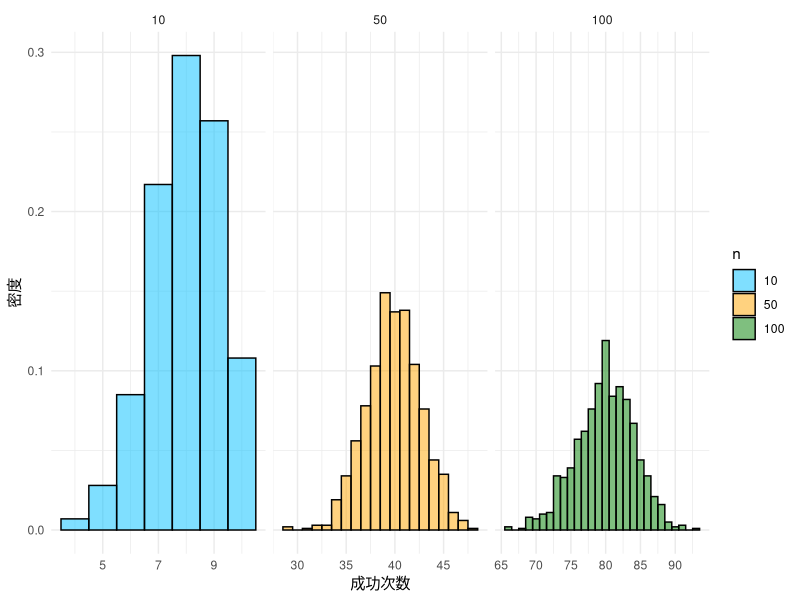
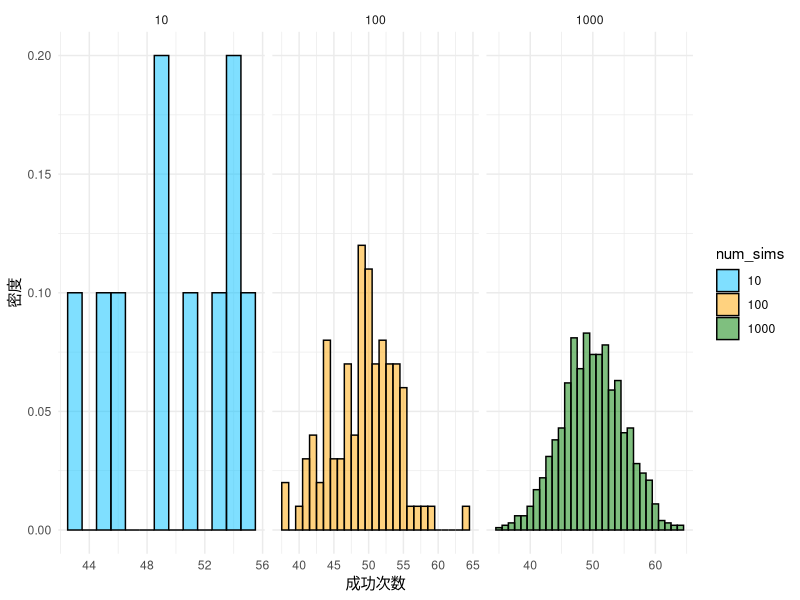
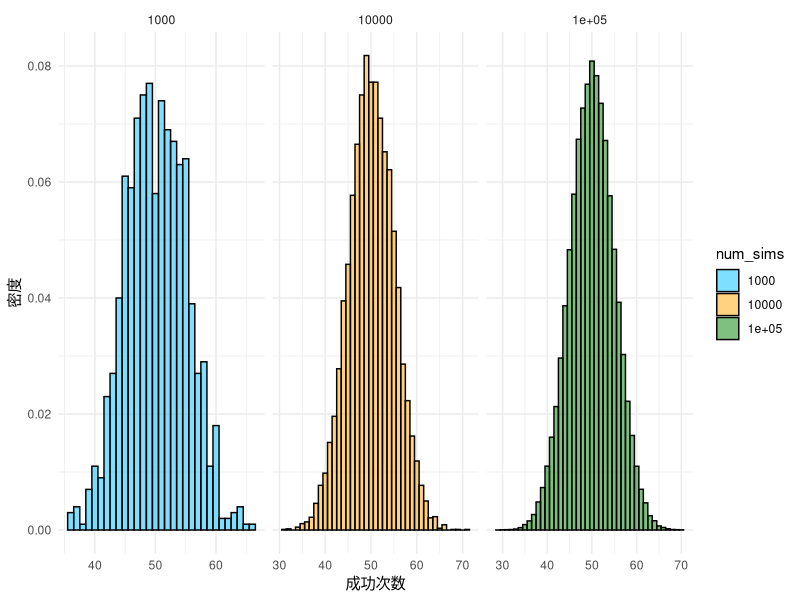
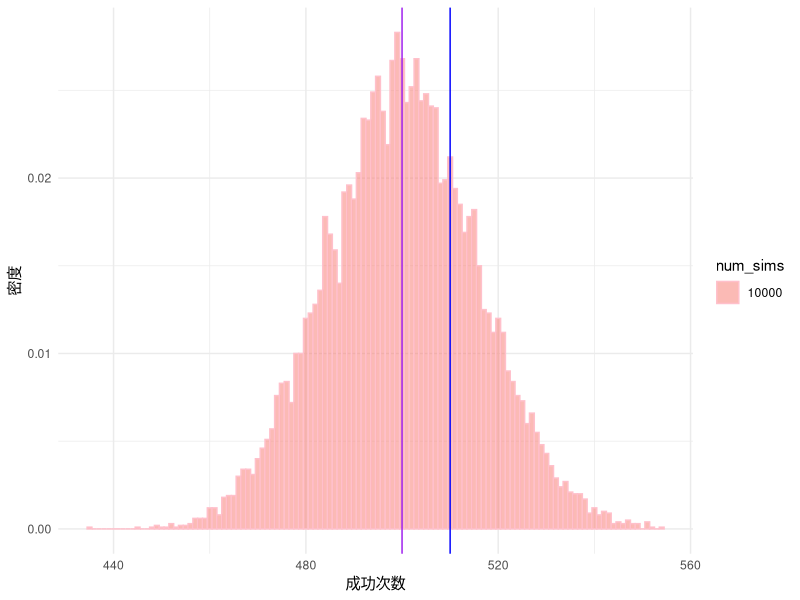
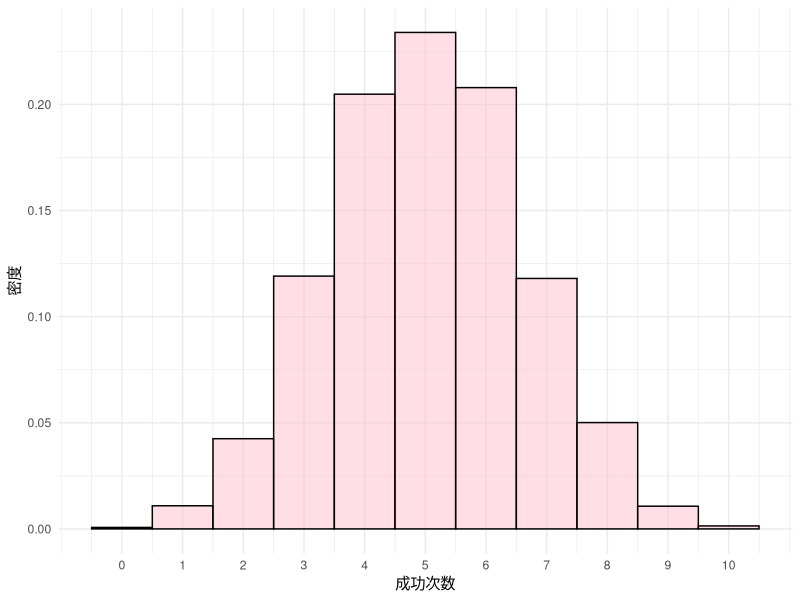
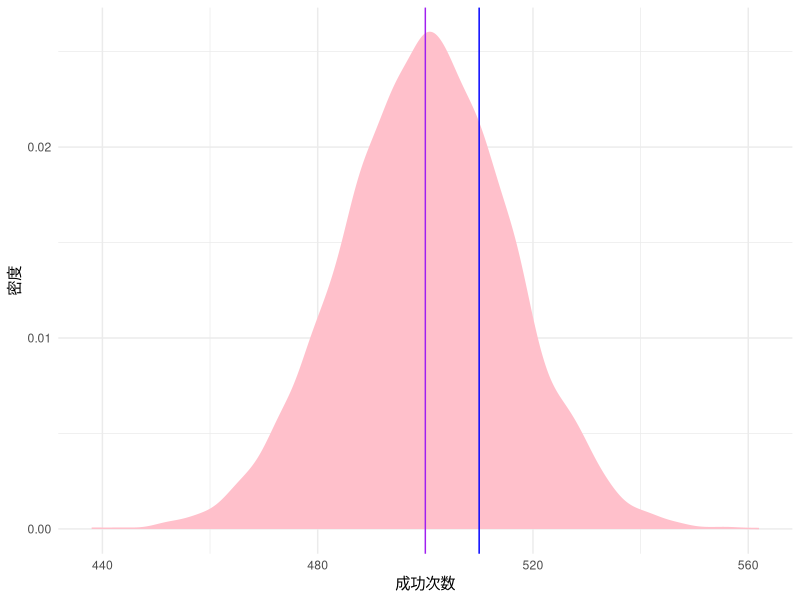
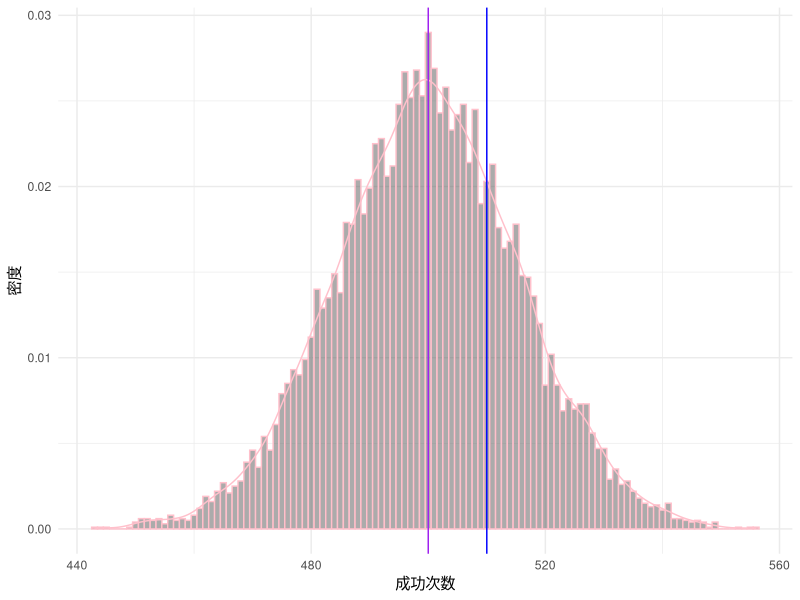
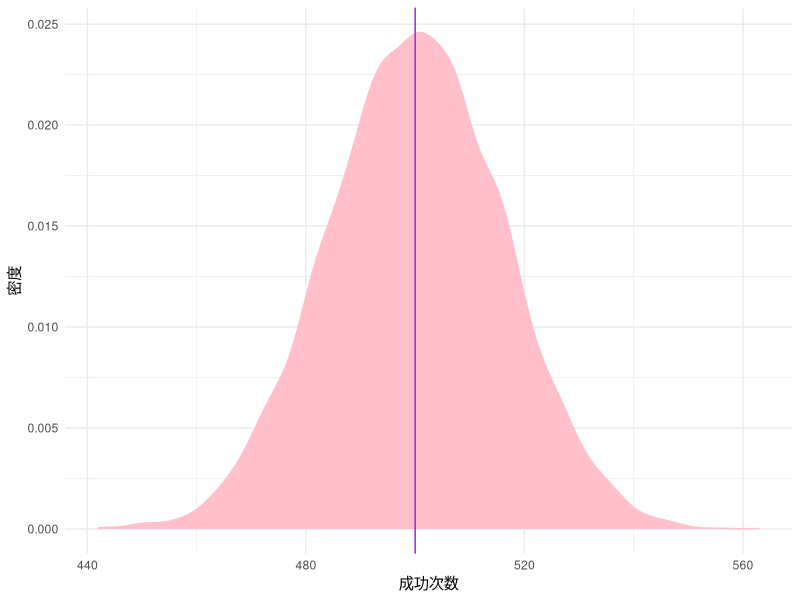

Recreate these plots in R, in order.
## ---- chunk 1
library(ggplot2)
# 检查包是否已安装
if (!requireNamespace("patchwork", quietly = TRUE)) {
  # 如果未安装，则安装包
  install.packages("patchwork")
}

# 加载 patchwork 包
library(patchwork)
# 定义参数
p <- 0.8
n <- c(10, 50, 100)
num_sims <- 1000

# 创建数据框
data <- data.frame(x = numeric(), 
                   n = factor())

for (i in n) {
  sim_data <- data.frame(x = rbinom(num_sims, i, p), 
                         n = factor(rep(i, num_sims)))
  data <- rbind(data, sim_data)
}

# 绘制直方图
ggplot(data, 
       aes(x = x, fill = n)) +
  geom_histogram(alpha = 0.5, 
                 aes(y = ..density..),
                 color = 'black',
                 binwidth = 1, 
                 position = "identity") +
  scale_fill_manual(values = c("#00BFFF", "#FFA500", "#008000")) +
  labs(x = "成功次数", 
       y = "密度", 
       fill = "n") +
  facet_wrap(~n, 
             ncol = 3, 
             scales = "free_x") +
  theme_minimal()


## ---- chunk 2
# 定义参数
p <- 0.5
n <- 100
num_sims <- c(10,100,1000)

# 创建数据框
data <- data.frame(x = numeric(), 
                   n = factor(),
                   num_sims = factor())

for (i in num_sims) {
  sim_data <- data.frame(x = rbinom(i, n, p), 
                         n = factor(rep(n, i)),
                         num_sims = factor(rep(i, i)))
  data <- rbind(data, sim_data)
}

# 绘制直方图
ggplot(data, 
       aes(x = x, fill = num_sims)) +
  geom_histogram(alpha = 0.5, 
                 aes(y = ..density..),
                 color = 'black',
                 binwidth = 1, 
                 position = "identity") +
  scale_fill_manual(values = c("#00BFFF", "#FFA500", "#008000")) +
  labs(x = "成功次数", 
       y = "密度", 
       fill = "num_sims") +
  facet_wrap(~num_sims, 
             ncol = 3, 
             scales = "free_x") +
  theme_minimal()


## ---- chunk 3
# 定义参数
p <- 0.5
n <- 100
num_sims <- c(1000,10000,100000)

# 创建数据框
data <- data.frame(x = numeric(), 
                   n = factor(),
                   num_sims = factor())

for (i in num_sims) {
  sim_data <- data.frame(x = rbinom(i, n, p), 
                         n = factor(rep(n, i)),
                         num_sims = factor(rep(i, i)))
  data <- rbind(data, sim_data)
}

# 绘制直方图
ggplot(data, 
       aes(x = x, fill = num_sims)) +
  geom_histogram(alpha = 0.5, 
                 aes(y = ..density..),
                 color = 'black',
                 binwidth = 1, 
                 position = "identity") +
  scale_fill_manual(values = c("#00BFFF", "#FFA500", "#008000")) +
  labs(x = "成功次数", 
       y = "密度", 
       fill = "num_sims") +
  facet_wrap(~num_sims, 
             ncol = 3, 
             scales = "free_x") +
  theme_minimal()


## ---- chunk 4
library(tidyverse)
# 对数据框按照num_sims进行分组，并计算每组的均值和标准差
result <- data %>% 
  group_by(num_sims) %>% 
  summarize(mean_x = mean(x), sd_x = sd(x))

# 输出结果
print(result)
## ---- chunk 5
# 定义参数
p <- 0.5
n <- 1000
num_sims <- 10000

# 创建数据框
data <- data.frame(x = numeric(), 
                   n = factor(),
                   num_sims = factor())

for (i in num_sims) {
  sim_data <- data.frame(x = rbinom(i, n, p), 
                         n = factor(rep(n, i)),
                         num_sims = factor(rep(i, i)))
  data <- rbind(data, sim_data)
}

# 绘制直方图
ggplot(data, 
       aes(x = x, fill = num_sims)) +
  geom_histogram(alpha = 0.5, 
                 aes(y = ..density..),
                 color = 'pink',
                 binwidth = 1, 
                 position = "identity") +
  labs(x = "成功次数", 
       y = "密度", 
       fill = "num_sims")  +
  geom_vline(xintercept = c(500, 510), color = c("purple", "blue"), linetype = c(1, 1))+
  theme_minimal()


## ---- chunk 6
# 定义参数
p <- 0.5
n <- 10
num_sims <- 10000

# 创建数据框
data <- data.frame(x = numeric(), 
                   n = factor(),
                   num_sims = factor())

for (i in num_sims) {
  sim_data <- data.frame(x = rbinom(i, n, p), 
                         n = factor(rep(n, i)),
                         num_sims = factor(rep(i, i)))
  data <- rbind(data, sim_data)
}

# 绘制直方图
ggplot(data, 
       aes(x = x)) +
  geom_histogram(alpha = 0.5, 
                 aes(y = ..density..),
                 color = 'black',
                 fill = 'pink',
                 binwidth = 1, 
                 position = "identity") +
  labs(x = "成功次数", 
       y = "密度", 
       fill = "num_sims")  +
  scale_x_continuous(breaks = seq(0, n, 1))+
  theme_minimal()


## ---- chunk 7
# 定义参数
p <- 0.5
n <- 1000
num_sims <- 10000

# 创建数据框
data <- data.frame(x = numeric(), 
                   n = factor(),
                   num_sims = factor())

for (i in num_sims) {
  sim_data <- data.frame(x = rbinom(i, n, p), 
                         n = factor(rep(n, i)),
                         num_sims = factor(rep(i, i)))
  data <- rbind(data, sim_data)
}

# 绘制直方图和密度曲线
ggplot(data, 
       aes(x = x)) +
  geom_density(color = 'pink',fill = 'pink') +
  labs(x = "成功次数", 
       y = "密度", 
       fill = "num_sims",
       color = "num_sims") +
  geom_vline(xintercept = c(500, 510), color = c("purple", "blue"), linetype = c(1, 1)) +
  theme_minimal()

## ---- chunk 8
# 定义参数
p <- 0.5
n <- 1000
num_sims <- 10000

# 创建数据框
data <- data.frame(x = numeric(), 
                   n = factor(),
                   num_sims = factor())

for (i in num_sims) {
  sim_data <- data.frame(x = rbinom(i, n, p), 
                         n = factor(rep(n, i)),
                         num_sims = factor(rep(i, i)))
  data <- rbind(data, sim_data)
}

# 绘制直方图和密度曲线
ggplot(data, 
       aes(x = x)) +
  geom_histogram(alpha = 0.5, 
           aes(y = ..density..),
           color = 'pink',
           binwidth = 1, 
           position = "identity") +
  geom_density(color = 'pink') +
  labs(x = "成功次数", 
       y = "密度", 
       fill = "num_sims",
       color = "num_sims") +
  geom_vline(xintercept = c(500, 510), color = c("purple", "blue"), linetype = c(1, 1)) +
  theme_minimal()

## ---- chunk 9
# 定义参数
p <- 0.5
n <- 1000
num_sims <- 10000

# 创建数据框
data <- data.frame(x = numeric(), 
                   n = factor(),
                   num_sims = factor())

for (i in num_sims) {
  sim_data <- data.frame(x = rbinom(i, n, p), 
                         n = factor(rep(n, i)),
                         num_sims = factor(rep(i, i)))
  data <- rbind(data, sim_data)
}

# 绘制直方图和密度曲线
ggplot(data, 
       aes(x = x)) +
  geom_density(color = 'pink',fill = 'pink') +
  labs(x = "成功次数", 
       y = "密度", 
       fill = "num_sims",
       color = "num_sims") +
  geom_vline(xintercept = c(500), color = c("purple"), linetype = c(1)) +
  theme_minimal()

## ---- chunk 10
# 定义参数
p <- 0.5
n <- 1000
num_sims <- 10000

# 创建数据框
data <- data.frame(x = numeric(), 
                   n = factor(),
                   num_sims = factor())

for (i in num_sims) {
  sim_data <- data.frame(x = rbinom(i, n, p), 
                         n = factor(rep(n, i)),
                         num_sims = factor(rep(i, i)))
  data <- rbind(data, sim_data)
}

# 绘制直方图和密度曲线
ggplot(data, 
       aes(x = x)) +
  geom_density(color = 'pink',fill = 'pink') +
  labs(x = "成功次数", 
       y = "密度", 
       fill = "num_sims",
       color = "num_sims") +
  geom_vline(xintercept = c(500,510), color = c("purple","blue"), linetype = c(1,1)) +
  theme_minimal()

## ---- chunk 11



# 定义参数
p <- 0.5
n <- 1000
num_sims <- 10000

# 创建数据框
data <- data.frame(x = numeric(), 
                   n = factor(),
                   num_sims = factor())

for (i in num_sims) {
  sim_data <- data.frame(x = rbinom(i, n, p), 
                         n = factor(rep(n, i)),
                         num_sims = factor(rep(i, i)))
  data <- rbind(data, sim_data)
}

# 绘制直方图和密度曲线
histogram <- ggplot(data, aes(x = x)) +
  geom_histogram(alpha = 0.5, 
                 aes(y = ..density..),
                 color = 'pink',
                 binwidth = 1, 
                 position = "identity") +
  labs(x = "成功次数", 
       y = "密度", 
       fill = "num_sims",
       color = "num_sims") +
  geom_vline(xintercept = c(500, 510), 
             color = c("purple", "blue"), 
             linetype = c(1, 1)) +
  theme_minimal()

density <- ggplot(data, aes(x = x)) +
  geom_density(color = 'pink', 
               fill = 'pink') +
  labs(x = "成功次数", 
       y = "密度", 
       fill = "num_sims",
       color = "num_sims") +
  geom_vline(xintercept = c(500, 510), 
             color = c("purple", "blue"), 
             linetype = c(1, 1)) +
  theme_minimal()

# 拼接图形
histogram + density

## ---- chunk 12
# 定义参数
p <- 0.5
n <- 1000
num_sims <- 10000

# 创建数据框
data <- data.frame(x = numeric(), 
                   n = factor(),
                   num_sims = factor())

for (i in num_sims) {
  sim_data <- data.frame(x = rbinom(i, n, p), 
                         n = factor(rep(n, i)),
                         num_sims = factor(rep(i, i)))
  data <- rbind(data, sim_data)
}

# 计算密度曲线
density_data <- density(data$x)

# 绘制直方图和密度曲线
ggplot(data, aes(x = x)) +
  geom_density(color = 'pink', fill = 'pink') +
  labs(x = "成功次数", 
       y = "密度", 
       fill = "num_sims",
       color = "num_sims") +
  geom_vline(xintercept = c(500, 510), color = c("purple", "blue"), linetype = c(1, 1)) +
  geom_area(data = subset(as.data.frame(density_data[c("x", "y")]), x >= 500 & x <= 510),
            aes(x = x, y = y), fill = "yellow", alpha = 0.2) +
  theme_minimal()
## ---- chunk 13
# 定义参数
p <- 0.5
n <- 1000
num_sims <- 10000

# 创建数据框
data <- data.frame(x = numeric(), 
                   n = factor(),
                   num_sims = factor())

for (i in num_sims) {
  sim_data <- data.frame(x = rbinom(i, n, p), 
                         n = factor(rep(n, i)),
                         num_sims = factor(rep(i, i)))
  data <- rbind(data, sim_data)
}

# 计算密度曲线
density_data <- density(data$x)

# 绘制直方图和密度曲线
ggplot(data, aes(x = x)) +
  geom_density(color = 'pink', fill = 'pink') +
  labs(x = "成功次数", 
       y = "密度", 
       fill = "num_sims",
       color = "num_sims") +
  geom_vline(xintercept = c(500, 510), color = c("purple", "blue"), linetype = c(1, 1)) +
  geom_area(data = subset(as.data.frame(density_data[c("x", "y")]), x <= 500),
            aes(x = x, y = y), fill = "yellow", alpha = 0.2) +
  theme_minimal()
## ---- chunk 14
# 定义参数
p <- 0.5
n <- 1000
num_sims <- 10000

# 创建数据框
data <- data.frame(x = numeric(), 
                   n = factor(),
                   num_sims = factor())

for (i in num_sims) {
  sim_data <- data.frame(x = rbinom(i, n, p), 
                         n = factor(rep(n, i)),
                         num_sims = factor(rep(i, i)))
  data <- rbind(data, sim_data)
}

# 计算密度曲线
density_data <- density(data$x)

# 绘制直方图和密度曲线
ggplot(data, aes(x = x)) +
  geom_density(color = 'pink', fill = 'pink') +
  labs(x = "成功次数", 
       y = "密度", 
       fill = "num_sims",
       color = "num_sims") +
  geom_vline(xintercept = c(500, 510), color = c("purple", "blue"), linetype = c(1, 1)) +
  geom_area(data = subset(as.data.frame(density_data[c("x", "y")]), x >= 510),
            aes(x = x, y = y), fill = "yellow", alpha = 0.2) +
  theme_minimal()
## ---- chunk 15

# 生成一组数据
x <- seq(-4, 4, length = 100)
y1 <- dnorm(x, mean = 0, sd = 1)
y2 <- dnorm(x, mean = 0.5, sd = 1)
y3 <- dnorm(x, mean = 1, sd = 1)

# 将数据转化为数据框
df <- data.frame(x, y1, y2, y3)

# 绘制三条正态分布曲线
ggplot(df) + 
  geom_line(aes(x, y1), color = "#56B4E9", size = 1) +
  geom_line(aes(x, y2), color = "#E69F00", size = 1) +
  geom_line(aes(x, y3), color = "#A6D96A", size = 1) +
  labs(title = "", x = "x", y = "密度") +
  geom_vline(xintercept = c(0,0.5,1), linetype = "dashed", color = c("#56B4E9","#E69F00","#A6D96A")) +

  annotate("text", x = 2.5, y = 0.5, label = "mean = 0", color = "#56B4E9") +
  annotate("text", x = 2.5, y = 0.4, label = "mean = 0.5", color = "#E69F00") +
  annotate("text", x = 2.5, y = 0.3, label = "mean = 1", color = "#A6D96A") +

  scale_x_continuous(breaks = seq(-4, 4, 1))+

      
  theme_minimal()

## ---- chunk 16

# 生成一组数据
x <- seq(-4, 4, length = 100)
y1 <- dnorm(x, mean = 0, sd = 1)
y2 <- dnorm(x, mean = 0, sd = 2)
y3 <- dnorm(x, mean = 0, sd = 3)

# 将数据转化为数据框
df <- data.frame(x, y1, y2, y3)

# 绘制三条正态分布曲线
ggplot(df) + 
  geom_line(aes(x, y1), color = "#56B4E9", size = 1) +
  geom_line(aes(x, y2), color = "#E69F00", size = 1) +
  geom_line(aes(x, y3), color = "#A6D96A", size = 1) +
  annotate("text", x = 0.8, y = 0.5, label = "sd = 1", color = "#56B4E9") +
  annotate("text", x = 1.5, y = 0.2, label = "sd = 2", color = "#E69F00") +
  annotate("text", x = 2.5, y = 0.05, label = "sd = 3", color = "#A6D96A") +
  labs(title = "", x = "x", y = "密度") +
  scale_x_continuous(breaks = seq(-4, 4, 1))+
  theme_minimal()

## ---- chunk 17

# 生成一组数据
x <- seq(-4, 4, length = 100)
y1 <- dnorm(x, mean = 0, sd = 1)
y2 <- dnorm(x, mean = 0, sd = 2)
y3 <- dnorm(x, mean = 0, sd = 3)

# 将数据转化为数据框
df <- data.frame(x, y1, y2, y3)

# 绘制三条正态分布曲线
ggplot(df) + 
  geom_line(aes(x, y1), color = "#56B4E9", size = 1) +
  geom_line(aes(x, y2), color = "#E69F00", size = 1) +
  geom_line(aes(x, y3), color = "#A6D96A", size = 1) +
  annotate("text", x = 0.8, y = 0.5, label = "sd = 1", color = "#56B4E9") +
  annotate("text", x = 1.5, y = 0.2, label = "sd = 2", color = "#E69F00") +
  annotate("text", x = 2.5, y = 0.05, label = "sd = 3", color = "#A6D96A") +
  labs(title = "", x = "x", y = "密度") +
  scale_x_continuous(breaks = seq(-4, 4, 1))+
  theme_minimal()


## ---- chunk 18
# 设置样本大小和模拟次数
sample_size <- 50
n_sims <- 10000

# 抽取样本，计算平均值，并存储结果
results <- NULL
for(i in 1:n_sims){
  sample <- rnorm(sample_size, 0, 1) # 从二项分布中抽取样本
  sample_mean <- mean(sample) # 计算样本平均值
  results <- c(results, sample_mean) # 存储结果
}
results <- data.frame(results)

# 绘制直方图
ggplot(results, 
       aes(x = results)) +
  geom_histogram(alpha = 0.5, 
                 aes(y = ..density..),
                 color = 'black',
                 bins = 30,
                 fill = 'pink',
                 #binwidth = 1, 
                 position = "identity") +
  labs(x = "x", 
       y = "密度") +
  theme_minimal()


## ---- chunk 19
# 设置样本大小和模拟次数
sample_size <- 1000

results <- data.frame(results = rbinom(sample_size, 10, 0.5))

# 绘制直方图
ggplot(results, 
       aes(x = results)) +
  geom_histogram(alpha = 0.5, 
                 aes(y = ..density..),
                 color = 'black',
                 bins = 30,
                 fill = 'orange',
                 #binwidth = 1, 
                 position = "identity") +
  labs(x = "x", 
       y = "密度") +
  theme_minimal()
## ---- chunk 20
# 设置样本大小和模拟次数
sample_size <- 50
n_sims <- 10000

# 抽取样本，计算平均值，并存储结果
results <- NULL
for(i in 1:n_sims){
  sample <- rbinom(sample_size, 10, 0.5) # 从二项分布中抽取样本
  sample_mean <- mean(sample) # 计算样本平均值
  results <- c(results, sample_mean) # 存储结果
}
results <- data.frame(results)

# 绘制直方图
ggplot(results, 
       aes(x = results)) +
  geom_histogram(alpha = 0.5, 
                 aes(y = ..density..),
                 color = 'black',
                 bins = 30,
                 fill = 'pink',
                 #binwidth = 1, 
                 position = "identity") +
  labs(x = "x", 
       y = "密度") +
  theme_minimal()


## ---- chunk 21
# 设置样本大小和模拟次数
sample_size <- 1000

results <- data.frame(results = rpois(sample_size, 1))

# 绘制直方图
ggplot(results, 
       aes(x = results)) +
  geom_histogram(alpha = 0.5, 
                 aes(y = ..density..),
                 color = 'black',
                 bins = 30,
                 fill = 'orange',
                 #binwidth = 1, 
                 position = "identity") +
  labs(x = "x", 
       y = "密度") +
  theme_minimal()
## ---- chunk 22
# 设置样本大小和模拟次数
sample_size <- 50
n_sims <- 10000

# 抽取样本，计算平均值，并存储结果
results <- NULL
for(i in 1:n_sims){
  sample <- rpois(sample_size, 1) # 从二项分布中抽取样本
  sample_mean <- mean(sample) # 计算样本平均值
  results <- c(results, sample_mean) # 存储结果
}
results <- data.frame(results)

# 绘制直方图
ggplot(results, 
       aes(x = results)) +
  geom_histogram(alpha = 0.5, 
                 aes(y = ..density..),
                 color = 'black',
                 bins = 30,
                 fill = 'pink',
                 #binwidth = 1, 
                 position = "identity") +
  labs(x = "x", 
       y = "密度") +
  theme_minimal()


## ---- chunk 23
# 设置样本大小和模拟次数
sample_size <- 1000

results <- data.frame(results = rgamma(sample_size, 1,1))

# 绘制直方图
ggplot(results, 
       aes(x = results)) +
  geom_histogram(alpha = 0.5, 
                 aes(y = ..density..),
                 color = 'black',
                 bins = 30,
                 fill = 'orange',
                 #binwidth = 1, 
                 position = "identity") +
  labs(x = "x", 
       y = "密度") +
  theme_minimal()
## ---- chunk 24
# 设置样本大小和模拟次数
sample_size <- 50
n_sims <- 10000

# 抽取样本，计算平均值，并存储结果
results <- NULL
for(i in 1:n_sims){
  sample <- rgamma(sample_size, 1,1) # 从二项分布中抽取样本
  sample_mean <- mean(sample) # 计算样本平均值
  results <- c(results, sample_mean) # 存储结果
}
results <- data.frame(results)

# 绘制直方图
ggplot(results, 
       aes(x = results)) +
  geom_histogram(alpha = 0.5, 
                 aes(y = ..density..),
                 color = 'black',
                 bins = 30,
                 fill = 'pink',
                 #binwidth = 1, 
                 position = "identity") +
  labs(x = "x", 
       y = "密度") +
  theme_minimal()
